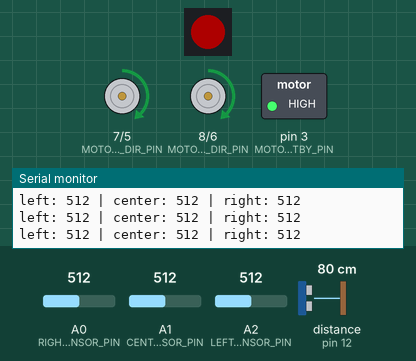
Simulated run of this sketch. Board: Arduino Uno, built with avr-gcc and run on an emulated ATmega328P. Parts: 1 RGB LEDs in strip order, left to right, direction and speed pins drawn as motors (green arrow = direction pin HIGH = forward, orange = LOW = backward, longer = more drive, stopped while the standby pin is LOW), switched loads named in the sketch (green lamp = pin HIGH), the last lines printed to the serial monitor. Wiring (inferred from the names in the program): ultrasonic range finder: trigger pin 13; echo pin 12. The test bench sets the inputs (shaded band); at power-on: A0 (RIGHT_SENSOR_PIN) = 512, distance to the obstacle (sensor on pin 12) 80 cm, A1 (CENTER_SENSOR_PIN) = 512, A2 (LEFT_SENSOR_PIN) = 512. The echo pulse lasts 58.3 µs per cm; dim RGB values are drawn brighter than linear; pins used as bus, display or sensor lines are not drawn.

Above: at 1.2 s.
1.3 s: A0 (RIGHT_SENSOR_PIN) set to 889
2.8 s: A0 (RIGHT_SENSOR_PIN) set to 910
At 3.2 s:
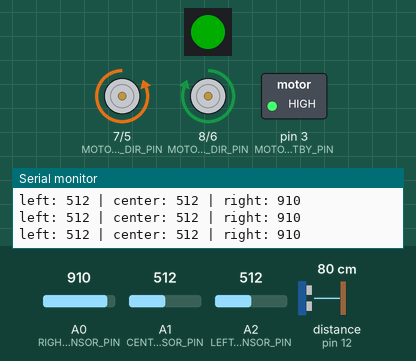
4.3 s: distance to the obstacle (sensor on pin 12) set to 11 cm
7.3 s: distance to the obstacle (sensor on pin 12) set to 8 cm
At 7.7 s:
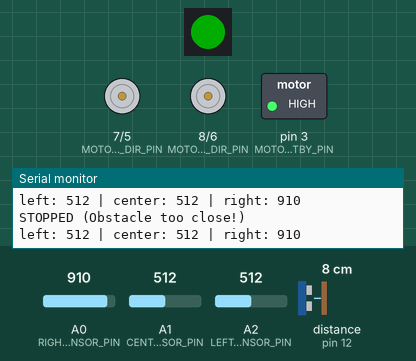
8.8 s: A0 (RIGHT_SENSOR_PIN) set to 890
At 9.8 s:
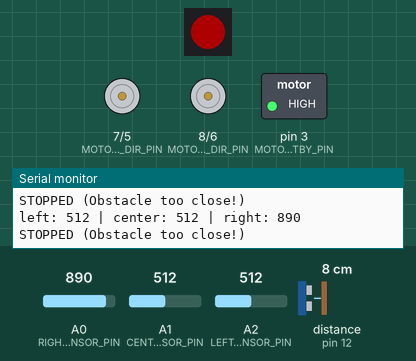
10.3 s: distance to the obstacle (sensor on pin 12) set to 60 cm
At 11.4 s:
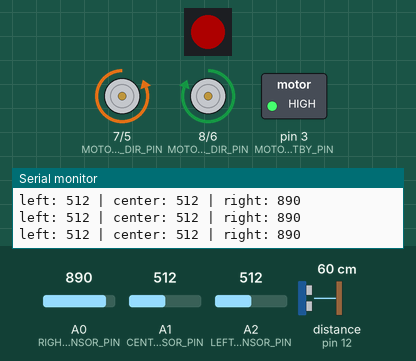
Timing chart, 0 to 12.8 s (numbered marks = the images above; inputs shaded):
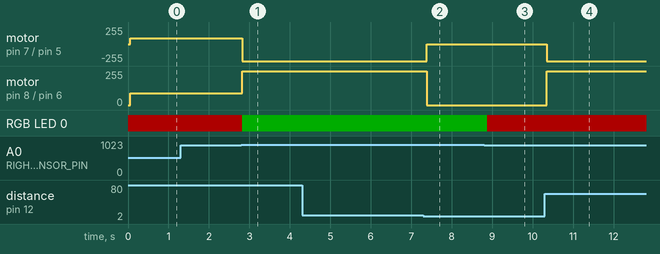

Measured:
- the behaviour switches between 900 and 901 on A0 (RIGHT_SENSOR_PIN) (found by bisection; images 0 and 1)
- the behaviour switches between 10 and 9 cm on distance to the obstacle (sensor on pin 12) (found by bisection; images 1 and 2)
- after the input at 2.8 s, motor on pin 7 (MOTOR_A_DIR_PIN) / pin 5 (MOTOR_A_SPEED_PIN): forward 90/255 → backward 255/255 at once; motor on pin 8 (MOTOR_B_DIR_PIN) / pin 6 (MOTOR_B_SPEED_PIN): forward 90/255 → forward 255/255 at once; RGB LED 0: RGB(50, 0, 0) → RGB(0, 50, 0) at once
- after the input at 7.3 s, motor on pin 7 (MOTOR_A_DIR_PIN) / pin 5 (MOTOR_A_SPEED_PIN): backward 255/255 → stopped after 0.08 s; motor on pin 8 (MOTOR_B_DIR_PIN) / pin 6 (MOTOR_B_SPEED_PIN): forward 255/255 → stopped after 0.08 s
- after the input at 8.8 s, RGB LED 0: RGB(0, 50, 0) → RGB(50, 0, 0) after 0.07 s
- after the input at 10.3 s, motor on pin 7 (MOTOR_A_DIR_PIN) / pin 5 (MOTOR_A_SPEED_PIN): stopped → backward 255/255 after 0.05 s; motor on pin 8 (MOTOR_B_DIR_PIN) / pin 6 (MOTOR_B_SPEED_PIN): stopped → forward 255/255 after 0.05 s

The sketch:

2_prueba_ultrasonic_y_movements.ino
```cpp
#include <FastLED.h>

// Ultrasonido
#define TRIG_PIN 13
#define ECHO_PIN 12

// Sensores infrarrojos
#define LEFT_SENSOR_PIN A2
#define CENTER_SENSOR_PIN A1
#define RIGHT_SENSOR_PIN A0

// Led RGB
#define LED_PIN 2
#define NUM_LEDS 1
#define LED_BRIGHTNESS 50

// Motores
#define MOTOR_STBY_PIN 3
#define MOTOR_A_DIR_PIN 7
#define MOTOR_A_SPEED_PIN 5 // PWM for speed
#define MOTOR_B_DIR_PIN 8
#define MOTOR_B_SPEED_PIN 6 // PWM for speed

CRGB leds[NUM_LEDS];

// Constantes
const int BASE_SPEED = 90;
const int TURN_SPEED = 80;
const int LINE_THRESHOLD_MIN = 600; // Deteccion linea franja media-baja
const int LINE_THRESHOLD_MAX = 900; // Deteccion linea franja media-alta
const int STOP_DISTANCE_CM = 8;     // Deteccion obstaculo <= 8cm
const int LOOP_DELAY_MS = 100;      // Delay entre lecturas y acciones

int leftSensor, centerSensor, rightSensor;
bool lineDetected = false;
bool obstacleDetected = false;
bool canStart = false;

long obstacleDistance;
// Constantes del controlador PD
const float Kp = 1500;  // Ganancia proporcional (ajustar según pruebas)
const float Kd = 600;  // Ganancia derivativa (ajustar según pruebas)

// Variables del PD
int error = 0;
int lastError = 0;
int derivative = 0;
int correction = 0;

void readSensors() {
    leftSensor = analogRead(LEFT_SENSOR_PIN);
    centerSensor = analogRead(CENTER_SENSOR_PIN);
    rightSensor = analogRead(RIGHT_SENSOR_PIN);

    bool previousLineState = lineDetected;
    lineDetected = (leftSensor > LINE_THRESHOLD_MAX) ||
                   (centerSensor > LINE_THRESHOLD_MAX) ||
                   (rightSensor > LINE_THRESHOLD_MAX);

    if (lineDetected) {
        setLedColor(0, 255, 0);
    } else {
        setLedColor(255, 0, 0);
    }

    if (previousLineState && !lineDetected) {
        Serial.println("LINE_LOST");
    } else if (!previousLineState && lineDetected) {
        Serial.println("LINE_FOUND");
    }

    // Print all three values on the same line
    Serial.print("left: ");
    Serial.print(leftSensor);
    Serial.print(" | center: ");
    Serial.print(centerSensor);
    Serial.print(" | right: ");
    Serial.println(rightSensor);
}

void followLine() {
  // Calcular ERROR (posición de la línea)
  // Negativo = línea a la izquierda, Positivo = línea a la derecha
  if (centerSensor > LINE_THRESHOLD_MAX) {
    error = 0;  // Línea centrada
  }
  else if (leftSensor > LINE_THRESHOLD_MAX) {
    error = -2;  // Línea muy a la izquierda
  }
  else if (rightSensor > LINE_THRESHOLD_MAX) {
    error = 2;   // Línea muy a la derecha
  }
  else if (leftSensor > LINE_THRESHOLD_MIN && centerSensor > LINE_THRESHOLD_MIN) {
    error = -1;  // Línea ligeramente a la izquierda
  }
  else if (rightSensor > LINE_THRESHOLD_MIN && centerSensor > LINE_THRESHOLD_MIN) {
    error = 1;   // Línea ligeramente a la derecha
  }

  // Calcular DERIVADA (qué tan rápido cambia el error)
  derivative = error - lastError;

  // Calcular CORRECCIÓN usando PD
  correction = (Kp * error) + (Kd * derivative);

  // Aplicar corrección a los motores
  int leftSpeed = BASE_SPEED - correction;
  int rightSpeed = BASE_SPEED + correction;

  // Controlar dirección según velocidad resultante
  if (leftSpeed >= 0) {
    digitalWrite(MOTOR_A_DIR_PIN, HIGH);  // Motor izquierdo adelante
    analogWrite(MOTOR_A_SPEED_PIN, constrain(leftSpeed, 0, 255));
  } else {
    digitalWrite(MOTOR_A_DIR_PIN, LOW);   // Motor izquierdo atrás
    analogWrite(MOTOR_A_SPEED_PIN, constrain(-leftSpeed, 0, 255));
  }

  if (rightSpeed >= 0) {
    digitalWrite(MOTOR_B_DIR_PIN, HIGH);  // Motor derecho adelante
    analogWrite(MOTOR_B_SPEED_PIN, constrain(rightSpeed, 0, 255));
  } else {
    digitalWrite(MOTOR_B_DIR_PIN, LOW);   // Motor derecho atrás
    analogWrite(MOTOR_B_SPEED_PIN, constrain(-rightSpeed, 0, 255));
  }

  // Guardar error actual para próxima iteración
  lastError = error;
}

void lineLost(int initialTime) {
    // por hacer
}

void turnLeft() {
    digitalWrite(MOTOR_A_DIR_PIN, HIGH);
    digitalWrite(MOTOR_B_DIR_PIN, LOW);
    analogWrite(MOTOR_A_SPEED_PIN, TURN_SPEED);
    analogWrite(MOTOR_B_SPEED_PIN, TURN_SPEED);
}

void turnRight() {
    digitalWrite(MOTOR_A_DIR_PIN, LOW);
    digitalWrite(MOTOR_B_DIR_PIN, HIGH);
    analogWrite(MOTOR_A_SPEED_PIN, TURN_SPEED);
    analogWrite(MOTOR_B_SPEED_PIN, TURN_SPEED);
}

void moveForward(int speed) {
    // Set both motors to move in the forward direction
    digitalWrite(MOTOR_A_DIR_PIN, HIGH);
    digitalWrite(MOTOR_B_DIR_PIN, HIGH);

    // Set the speed using PWM
    analogWrite(MOTOR_A_SPEED_PIN, speed);
    analogWrite(MOTOR_B_SPEED_PIN, speed);
}

/**
 * Stops all motor movement by setting PWM speed to zero.
 */
void stopMotors() {
    analogWrite(MOTOR_A_SPEED_PIN, 0);
    analogWrite(MOTOR_B_SPEED_PIN, 0);
}

void setLedColor(int r, int g, int b) {
    leds[0] = CRGB(r, g, b);
    FastLED.show();
}
// --- Ultrasonic Sensor Function ---

long getDistance() {
    // 1. Clear the trigger pin
    digitalWrite(TRIG_PIN, LOW);
    delayMicroseconds(2);

    // 2. Send a 10 microsecond HIGH pulse to the trigger pin
    digitalWrite(TRIG_PIN, HIGH);
    delayMicroseconds(10);
    digitalWrite(TRIG_PIN, LOW);

    // 3. Read the echo pin: pulseIn returns the duration of the sound wave travel
    // Set a timeout of 50ms (50000 microseconds)
    long duration = pulseIn(ECHO_PIN, HIGH, 50000);

    // 4. Calculate the distance
    // Distance = (Time * Speed of Sound (0.034 cm/µs)) / 2
    long distance = duration * 0.034 / 2;

    return distance;
}


void setup() {
    Serial.begin(9600);
    Serial.println("--- Motor & Ultrasonic Test Start ---");

    FastLED.addLeds<WS2812, LED_PIN, GRB>(leds, NUM_LEDS);
    FastLED.setBrightness(LED_BRIGHTNESS);

    // 1. Configure Motor Driver Pins
    pinMode(MOTOR_STBY_PIN, OUTPUT);
    pinMode(MOTOR_A_DIR_PIN, OUTPUT);
    pinMode(MOTOR_A_SPEED_PIN, OUTPUT);
    pinMode(MOTOR_B_DIR_PIN, OUTPUT);
    pinMode(MOTOR_B_SPEED_PIN, OUTPUT);

    // 2. Configure Ultrasonic Sensor Pins
    pinMode(TRIG_PIN, OUTPUT);
    pinMode(ECHO_PIN, INPUT);

    // 3. Enable the Motor Driver and stop motors initially
    digitalWrite(MOTOR_STBY_PIN, HIGH);
    setLedColor(255, 0, 0);
    stopMotors();
    Serial.println("System Initialized. Ready to move.");
}

void loop() {
    // 1. Read the distance
    obstacleDistance = getDistance();

    /*
    Serial.print("Distance: ");
    Serial.print(obstacleDistance);
    Serial.print(" cm. Action: ");
    */

    readSensors();

    // 2. Implement basic obstacle avoidance logic
    if (obstacleDistance > STOP_DISTANCE_CM || obstacleDistance == 0) {
        followLine();

    } else {
        // Obstacle detected close enough to stop
        stopMotors();
        Serial.println("STOPPED (Obstacle too close!)");
    }

    // Wait for the defined interval before the next cycle
    delay(LOOP_DELAY_MS);
}
```
